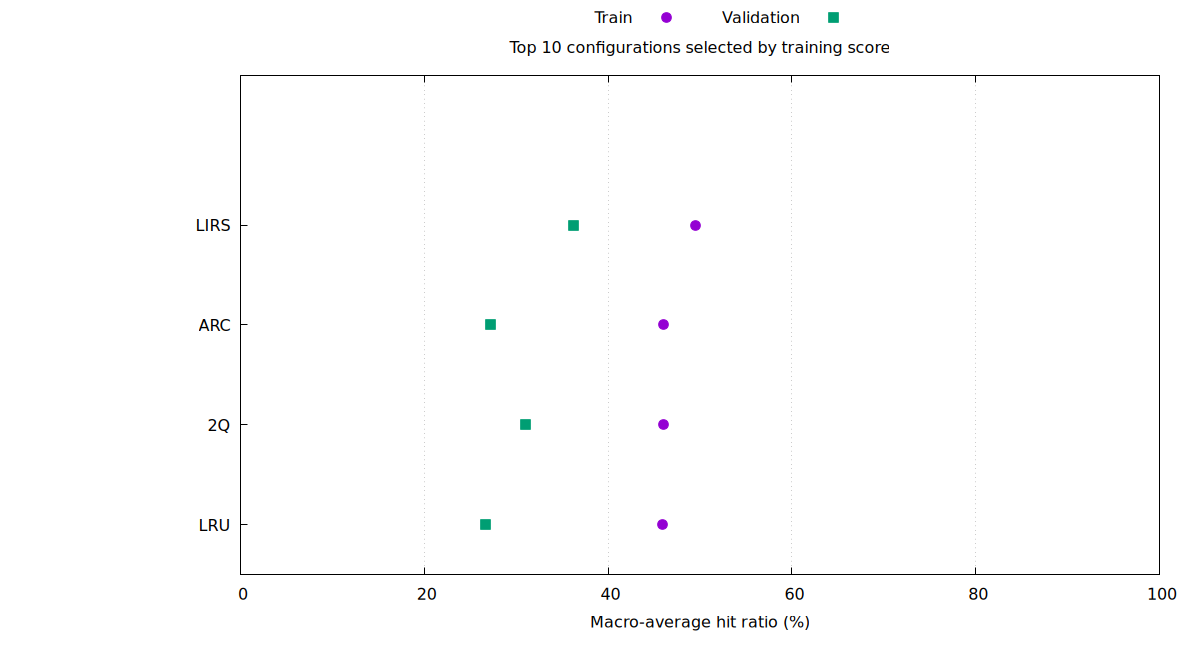

This figure's gnuplot source:
set terminal svg size 1200,650 dynamic
set output 'plots/global_top10.svg'
set xrange [0:100]
set yrange [4.5:-0.5]
set grid xtics
set xlabel 'Macro-average hit ratio (%)'
unset ylabel
set ytics nomirror
set lmargin 24
set rmargin 4
set bmargin 4
set title 'Top 10 configurations selected by training score'
set key outside top center horizontal
plot 'plot_data/global_top10.tsv' using 2:0:ytic(1) with points pt 7 ps 1.6 title 'Train', '' using 3:0 with points pt 5 ps 1.6 title 'Validation'
unset output

set terminal pngcairo size 1200,650
set output 'plots/global_top10.png'
set xrange [0:100]
set yrange [4.5:-0.5]
set grid xtics
set xlabel 'Macro-average hit ratio (%)'
unset ylabel
set ytics nomirror
set lmargin 24
set rmargin 4
set bmargin 4
set title 'Top 10 configurations selected by training score'
set key outside top center horizontal
plot 'plot_data/global_top10.tsv' using 2:0:ytic(1) with points pt 7 ps 1.6 title 'Train', '' using 3:0 with points pt 5 ps 1.6 title 'Validation'
unset output
